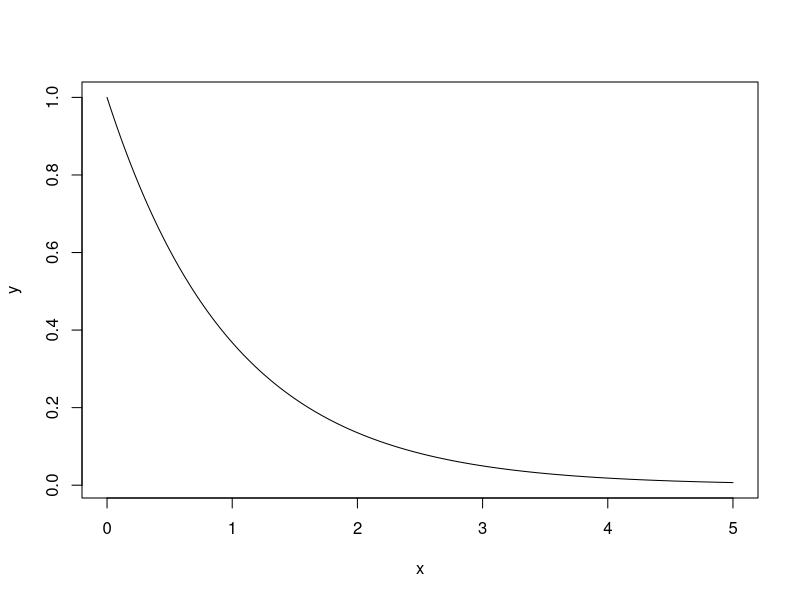
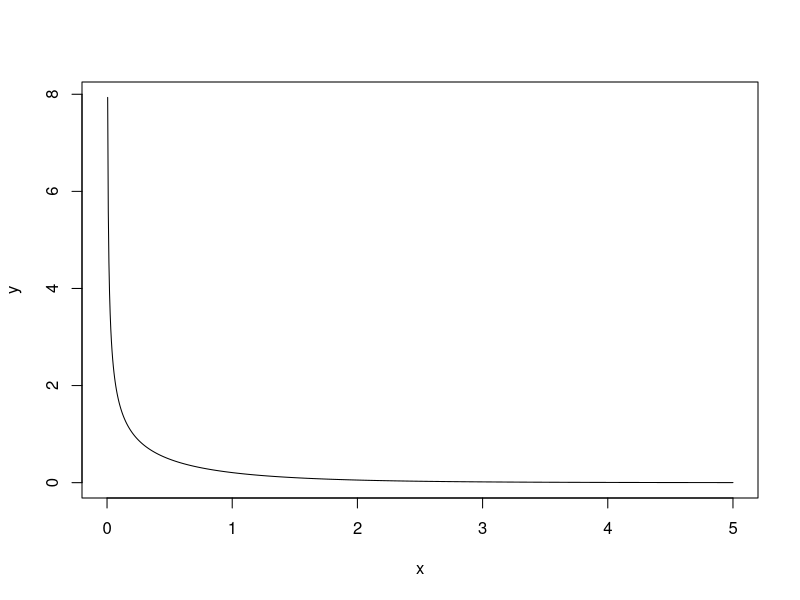
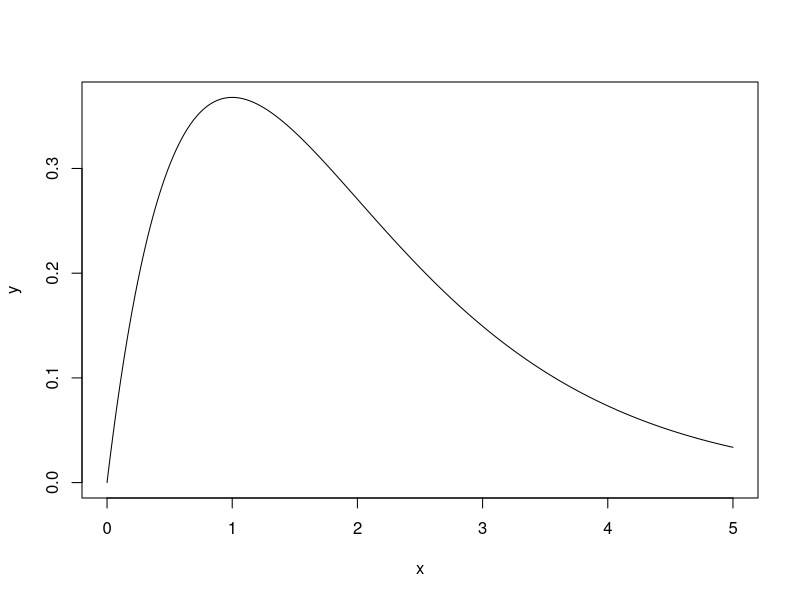

The R source for these figures, in order:
#plots gamma distribution
#ex5
plot_gamma_density<- function(alpha_, beta_){
  x <- seq(0, 5, length=1000)
  y <- dgamma(x, shape = alpha_, scale = beta_)
  plot(x, y, type="l", lwd=1)
}
#a)
plot_gamma_density(1,1)
plot_gamma_density(0.5,1)
#b)
plot_gamma_density(2,1)
